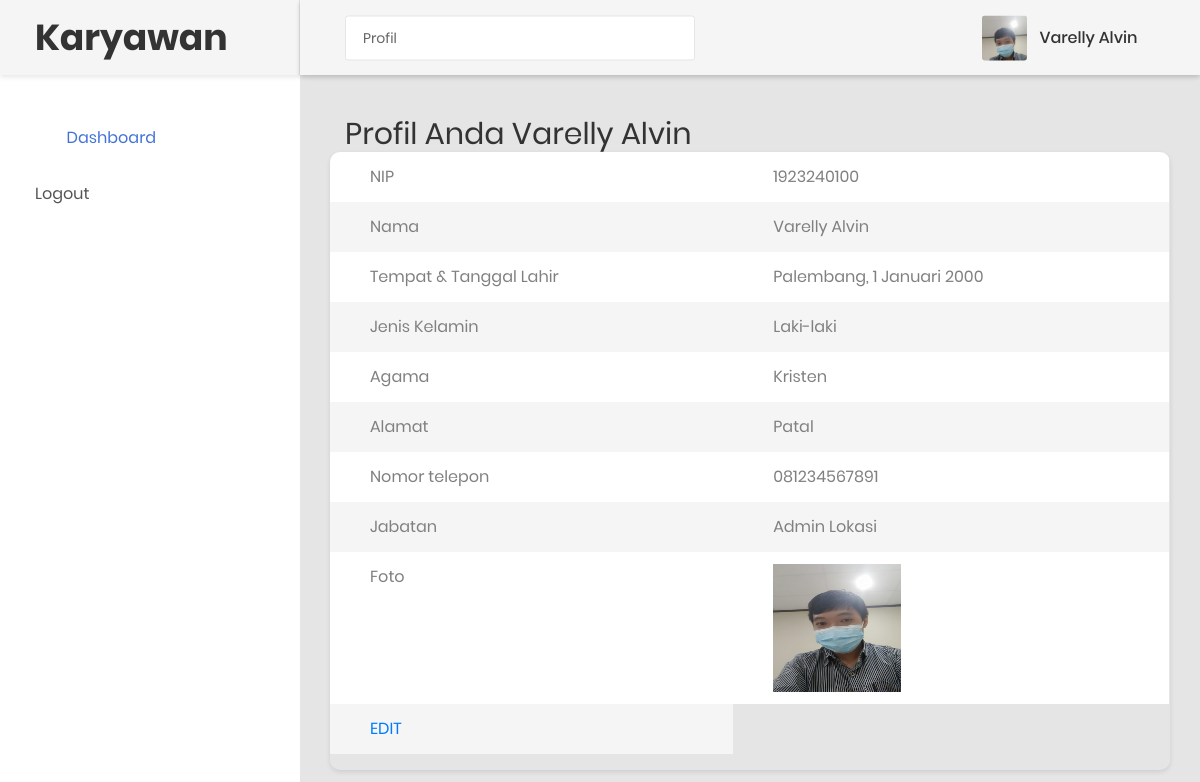
The page /karyawan/index.php?m=karyawan&s=profil (signed in) on the database its author committed.
### tables this page shows
CREATE TABLE `tb_karyawan` (
  `id_karyawan` int(11) NOT NULL,
  `password` varchar(50) NOT NULL,
  `nama` varchar(255) NOT NULL,
  `tmp_tgl_lahir` varchar(255) NOT NULL,
  `jenkel` varchar(255) NOT NULL,
  `agama` varchar(255) NOT NULL,
  `alamat` text NOT NULL,
  `no_tel` varchar(18) NOT NULL,
  `jabatan` varchar(255) NOT NULL,
  `foto` varchar(50) NOT NULL
);

### karyawan/modul/karyawan/profil.php (the view, shortened to what this page needs)
<!DOCTYPE html>
<html lang="en">
<head>
    <link href="css/font-face.css" rel="stylesheet" media="all">
    <link href="vendor/font-awesome-4.7/css/font-awesome.min.css" rel="stylesheet" media="all">
    <link href="vendor/font-awesome-5/css/fontawesome-all.min.css" rel="stylesheet" media="all">
    <link href="vendor/mdi-font/css/material-design-iconic-font.min.css" rel="stylesheet" media="all">
    <link href="vendor/bootstrap-4.1/bootstrap.min.css" rel="stylesheet" media="all">
    <link href="vendor/animsition/animsition.min.css" rel="stylesheet" media="all">
    <link href="vendor/bootstrap-progressbar/bootstrap-progressbar-3.3.4.min.css" rel="stylesheet" media="all">
    <link href="vendor/wow/animate.css" rel="stylesheet" media="all">
    <link href="vendor/css-hamburgers/hamburgers.min.css" rel="stylesheet" media="all">
    <link href="vendor/slick/slick.css" rel="stylesheet" media="all">
    <link href="vendor/select2/select2.min.css" rel="stylesheet" media="all">
    <link href="vendor/perfect-scrollbar/perfect-scrollbar.css" rel="stylesheet" media="all">
    <link href="css/theme.css" rel="stylesheet" media="all">
</head>
<body class="animsition" >
    <div class="page-wrapper">
        <aside class="menu-sidebar d-none d-lg-block">
            <div class="logo">
                <a href="?m=awal">
                    <h1>Karyawan</h1>
                </a>
            </div>
            <div class="menu-sidebar__content js-scrollbar1">
                <nav class="navbar-sidebar">
                    <ul class="list-unstyled navbar__list">
                        <li class="active has-sub">
                            <a class="js-arrow" href="?m=awal">
                                <i class="fas fa-tachometer-alt"></i>Dashboard</a>
                        </li>
                        <li>
                            <a href="logout.php">Logout</a>
                        </li>
                    </ul>
                </nav>
            </div>
        </aside>
        <div class="page-container">
            <header class="header-desktop">
                <div class="section__content section__content--p30">
                    <div class="container-fluid">
                        <div class="header-wrap">
                            <form class="form-header" action="" method="POST">
                                <input class="au-input au-input--xl" type="text" name="search" value="Profil" readonly="" />
                            </form>
                            <div class="header-button">
                                 <?php
                                    $id = $_SESSION['idsi'];
                                    include '../koneksi.php';
                                    $sql = "SELECT * FROM tb_karyawan WHERE id_karyawan = '$id'";
                                    $query = mysqli_query($koneksi, $sql);
                                    $r = mysqli_fetch_array($query);
                                     ?>
                                <div class="account-wrap">
                                    <div class="account-item clearfix js-item-menu">
                                        <div class="image">
                                            <img src="../images/<?php echo $r['foto'];?>" class="img-circle" alt="<?php echo $r['nama'];?>" />
                                        </div>
                                        <div class="content">
                                            <a class="js-acc-btn" href="#"><?php echo $r['nama']; ?></a>
                                        </div>
                                </div>
                            </div>
                            </div>
                        </div>
                    </div>
                </div>
            </header>
            <div class="main-content">
                <div class="section__content section__content--p30">
                    <div class="container-fluid">
                        <div class="row">
                            <div class="col-md-12">
                                <div class="overview-wrap">
                                    <h2 class="title-1" style="text-align: center;">Profil anda <?php echo $_SESSION['namasi']; ?></h2>
                                </div>
                            </div>
                        </div>
                        <div class="row">
                           <div class="table-responsive table--no-card m-b-30">
                            <form action="modul/karyawan/keterangan_sv.php" method="post" enctype="multipart/form-data">
                                <div class="form-group">
                                	<?php
                                	$id = $_SESSION['idsi'];
                                	include 'koneksi.php';
                                	$sql = "SELECT * FROM tb_karyawan WHERE id_karyawan = '$id'";
                                	$query = mysqli_query($koneksi, $sql);
                                	$r = mysqli_fetch_array($query);
                                	 ?>
                                <table class="table table-borderless table-striped table-earning" >
                                        <tbody>
                                            <tr>
                                                <td>NIP</td>
                                                <td>
                                                <?php echo $r['id_karyawan'];?>
                                            </td>
                                            </tr>
                                            <tr>
                                                <td>Nama</td>
                                                <td><?php echo $r['nama'];?></td>
                                            </tr>
                                            <tr>
                                            	<td>Tempat & Tanggal Lahir</td>
                                            	<td><?php echo $r['tmp_tgl_lahir'];?></td>
                                            </tr>
                                            <TR>
                                            	<td>Jenis Kelamin</td>
                                            	<td><?php echo $r['jenkel'];?></td>
                                            </TR>
                                             <tr>
                                                <td>Agama</td>
                                                <td><?php echo $r['agama'];?></td>
                                            </tr>
                                           <tr>
                                              <td>Alamat</td>
                                              <td><?php echo $r['alamat'];?></td>
                                           </tr>
                                           <tr>
                                           	<td>Nomor telepon</td>
                                           	<td><?php echo $r['no_tel'];?></td>
                                           </tr>
                                           <tr>
                                           	<td>Jabatan</td>
                                           	<td><?php echo $r['jabatan'];?> </td>
                                           </tr>
                                           <tr>
                                           	<td>Foto</td>
                                           	<td><img src="../images/<?php echo $r['foto'];?>" style="width: 128px;height: 128px;"></td>
                                           </tr>
                                            <tr>
                                                <td><a href="?m=karyawan&s=edit&id_karyawan=<?php ?>">EDIT</a></td>
                                            </tr>
                                      </tbody>
                                    </table>
                                        </div>
                            </form>
                                </div>
                        </div>
                        <div class="header-desktop">
                            <div class="col-md-12">
                                <div class="copyright">
                                <p>Copyright &copy; <script>document.write(new Date().getFullYear());</script> Stevanus Christian | All rights reserved</p>
                                </div>
                            </div>
                        </div>
                    </div>
                </div>
            </div>
        </div>
    </div>
</body>
</html>

### rows shown on the page
tb_karyawan: foto (picture), nama "Varelly Alvin", id_karyawan "1923240100", tmp_tgl_lahir "Palembang, 1 Januari 2000", jenkel "Laki-laki", agama "Kristen", alamat "Patal", no_tel "081234567891", jabatan "Admin Lokasi"

### other values the page prints
$_SESSION['namasi'] "Varelly Alvin"
